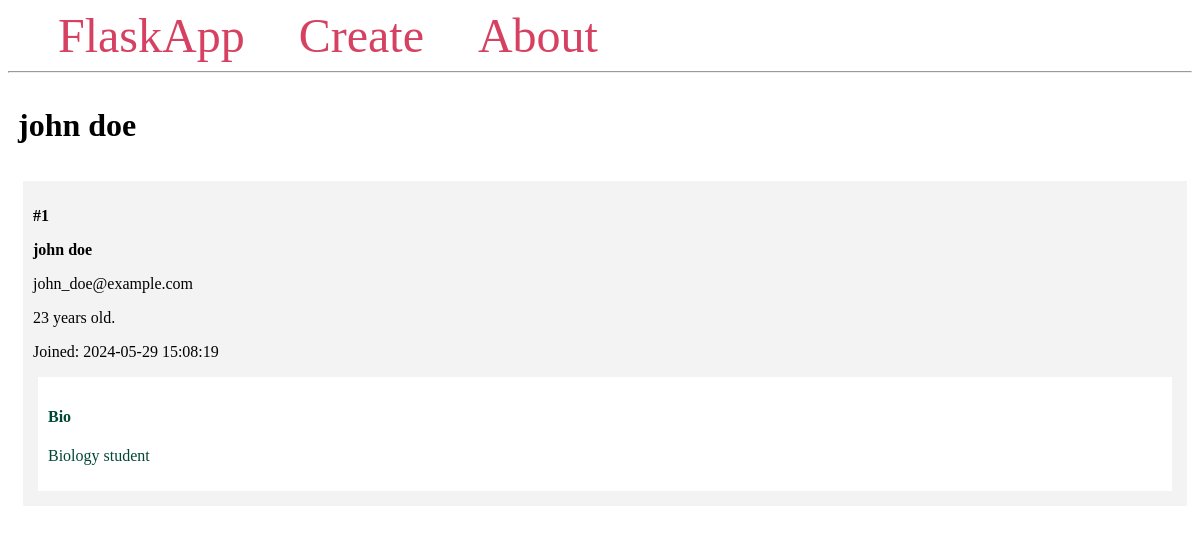
/1/, run on the app's committed database.
### app.py (models this page shows, shortened)
class Student(db.Model):
    id = db.Column(db.Integer, primary_key=True)
    firstname = db.Column(db.String(100), nullable=False)
    lastname = db.Column(db.String(100), nullable=False)
    email = db.Column(db.String(80), unique=True, nullable=False)
    age = db.Column(db.Integer)
    created_at = db.Column(db.DateTime(timezone=True),
                           server_default=func.now())
    bio = db.Column(db.Text)

### app.py (the view)
@app.route('/<int:student_id>/')
def student(student_id):
    student = Student.query.get_or_404(student_id)
    return render_template('student.html', student=student)

### templates/student.html
{% extends 'base.html' %}
{% block content %}
    <span class="title">
        <h1>{% block title %} {{ student.firstname }} {{ student.lastname }}{% endblock %}</h1>
    </span>
    <div class="content">
            <div class="student">
                <p><b>#{{ student.id }}</b></p>
                <b>
                    <p class="name">{{ student.firstname }} {{ student.lastname }}</p>
                </b>
                <p>{{ student.email }}</p>
                <p>{{ student.age }} years old.</p>
                <p>Joined: {{ student.created_at }}</p>
                <div class="bio">
                    <h4>Bio</h4>
                    <p>{{ student.bio }}</p>
                </div>
            </div>
    </div>
{% endblock %}

### templates/base.html (style rules this page uses)
.title { margin: 5px; }
.content { margin: 5px; width: 100%; display: flex; flex-direction: row; flex-wrap: wrap; }
.student { flex: 20%; padding: 10px; margin: 5px; background-color: #f3f3f3; inline-size: 100%; }
.bio { padding: 10px; margin: 5px; background-color: #ffffff; color: #004835; }

### data on the page
Student: firstname "john", lastname "doe", id "1", email "john_doe@example.com", age "23", created_at "2024-05-29 15:08:19", bio "Biology student"
